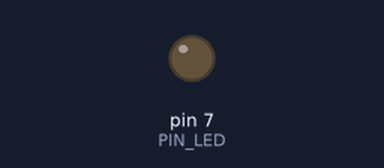
A sketch run on a simulated Arduino Uno, built with avr-gcc and run on an emulated ATmega328P. On the bench: output pins drawn as LEDs (lit = HIGH). Dashed ring = blinking. At 2.0 s the program stops and its outputs stay as they are.

Above: at 0.5 s.
At 1.75 s:
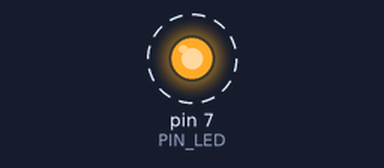
Timing chart, 0 to 3.0 s (numbered marks = the images above):
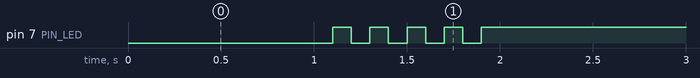

The sketch:

05_practice_2.ino
```cpp
#define PIN_LED 7
unsigned int count, toggle;

void setup() {
  pinMode(PIN_LED, OUTPUT);
  count = toggle = 0;
  digitalWrite(PIN_LED, toggle); // turn on LED.
}

void loop() {
  delay(1000); // wait for 1,000 miliseconds
  for (int i = 1; i<=10; i++){
    toggle = toggle_state(toggle); //toggle LED value.
    delay(100);
    digitalWrite(PIN_LED, toggle); //update LED status.
  }
  while(1){
    digitalWrite(PIN_LED, 1);
  }
}

int toggle_state(int toggle) {
  ++toggle;
  if (toggle > 1) {
    toggle = 0;
  }
  return toggle;
}
```

Measured:
- by itself, pin 7 (PIN_LED): alternates HIGH for 0.10 s and LOW for 0.10 s, 9 changes in all, then stays HIGH
